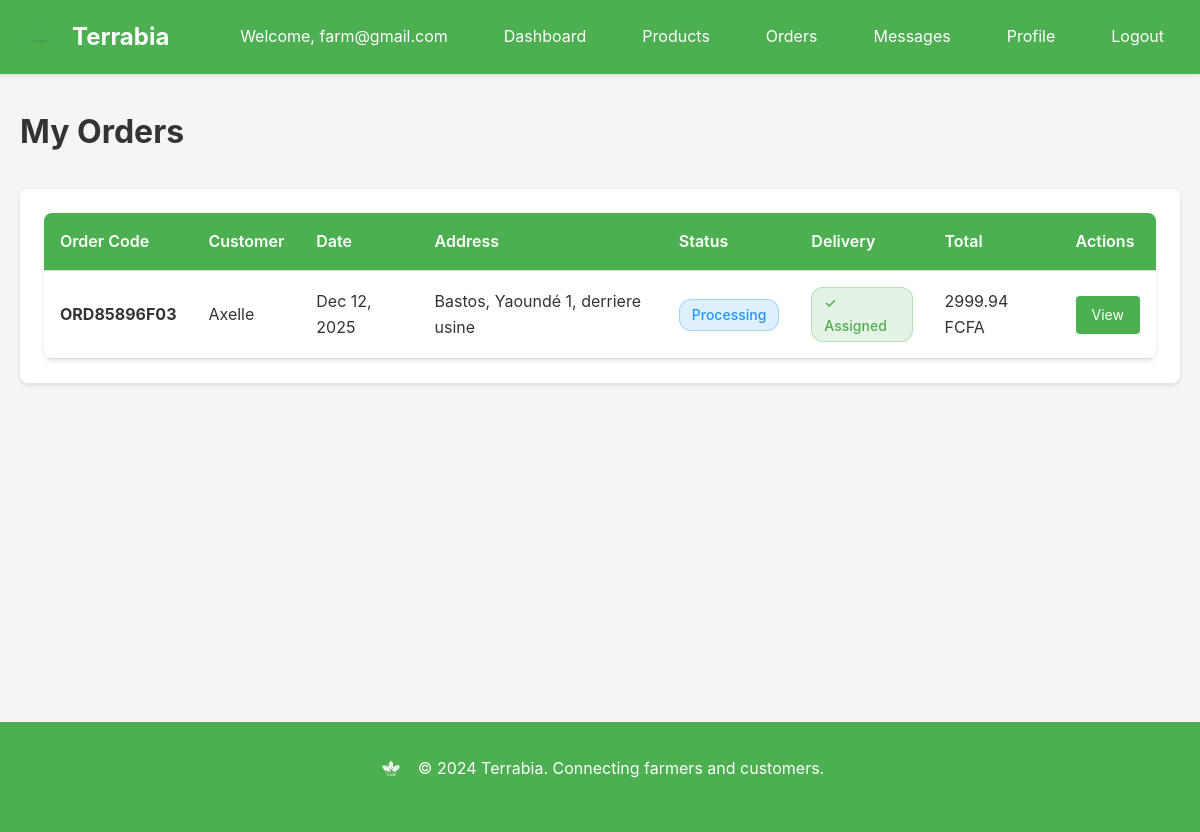
The page /farmer/orders/ (signed in) on the database its author committed.
### accounts/models.py (models this page shows, shortened)
class User(AbstractUser):
    ROLE_CUSTOMER = "customer"
    ROLE_FARMER = "farmer"
    ROLE_ADMIN = "admin"
    ROLE_AGENCY = "delivery_agency"
    ROLE_CHOICES = [
        (ROLE_CUSTOMER, "Customer"),
        (ROLE_FARMER, "Farmer"),
        (ROLE_ADMIN, "Administrator"),
        (ROLE_AGENCY, "Delivery agency"),
    ]
    role = models.CharField(max_length=20, choices=ROLE_CHOICES, null=True, blank=True)

class CustomerProfile(models.Model):
    user = models.OneToOneField(User, on_delete=models.CASCADE, related_name='customer_profile')
    full_name = models.CharField(max_length=120)
    phone = models.CharField(max_length=30)
    street = models.ForeignKey(Street, on_delete=models.SET_NULL, null=True, blank=True, related_name='customers', help_text="Street/neighborhood where the customer is located")
    address_details = models.TextField(blank=True, help_text="Additional address details (house number, building, etc.)")
    created_at = models.DateTimeField(auto_now_add=True)
    updated_at = models.DateTimeField(auto_now=True)

### orders/models.py (models this page shows, shortened)
class Order(models.Model):
    STATUS_PROCESSING = "processing"
    STATUS_SHIPPED = "shipped"
    STATUS_DELIVERED = "delivered"
    STATUS_COMPLETED = "completed"
    STATUS_PENDING = "pending"
    STATUS_CANCELLED = "cancelled"
    STATUS_CHOICES = [
        (STATUS_PENDING, "Pending"),
        (STATUS_PROCESSING, "Processing"),
        (STATUS_SHIPPED, "Shipped"),
        (STATUS_DELIVERED, "Delivered"),
        (STATUS_COMPLETED, "Completed"),
        (STATUS_CANCELLED, "Cancelled"),
    ]
    customer = models.ForeignKey(CustomerProfile, on_delete=models.CASCADE, related_name='orders')
    code = models.CharField(max_length=20, unique=True, editable=False)
    status = models.CharField(max_length=20, choices=STATUS_CHOICES, default=STATUS_PROCESSING)
    delivery_coverage_area = models.ForeignKey(CoverageArea, on_delete=models.SET_NULL, null=True, blank=True, related_name='orders')
    delivery_street = models.ForeignKey(Street, on_delete=models.SET_NULL, null=True, blank=True, related_name='orders')
    delivery_address_details = models.TextField(blank=True, help_text="Additional delivery address details")
    delivery_address = models.TextField(blank=True)
    total_amount = models.DecimalField(max_digits=12, decimal_places=2)
    @property
    def formatted_delivery_address(self):
        parts = []
        if self.delivery_street:
            parts.append(self.delivery_street.name)
        if self.delivery_coverage_area:
            parts.append(self.delivery_coverage_area.name)
        if self.delivery_address_details:
            parts.append(self.delivery_address_details)
        if parts:
            return ", ".join(parts)
        return self.delivery_address if self.delivery_address else "Address not set"
    payment_method = models.CharField(max_length=50, blank=True)
    payment_status = models.CharField(max_length=20, default='pending', choices=[
        ('pending', 'Pending'),
        ('received', 'Received'),
        ('failed', 'Failed'),
        ('refunded', 'Refunded'),
    ])
    payment_confirmed_at = models.DateTimeField(null=True, blank=True, help_text="When admin confirmed payment was received")
    payment_confirmed_by = models.ForeignKey('accounts.User', on_delete=models.SET_NULL, null=True, blank=True, related_name='confirmed_payments', help_text="Admin who confirmed the payment")
    created_at = models.DateTimeField(auto_now_add=True)
    updated_at = models.DateTimeField(auto_now=True)
    PAYMENT_METHOD_CHOICES = [
        ('orange_money', 'Orange Money'),
        ('mtn_money', 'MTN Mobile Money'),
        ('bank_card', 'Bank Card'),
    ]
    class Meta:
        ordering = ['-created_at']

### accounts/location_models.py (models this page shows, shortened)
class Street(models.Model):
    name = models.CharField(max_length=100)
    coverage_area = models.ForeignKey(CoverageArea, on_delete=models.CASCADE, related_name='streets')
    created_at = models.DateTimeField(auto_now_add=True)
    class Meta:
        unique_together = ['name', 'coverage_area']
        ordering = ['name']

class CoverageArea(models.Model):
    name = models.CharField(max_length=100, unique=True)
    code = models.CharField(max_length=20, unique=True)  # YAOUNDE_1, YAOUNDE_2, etc.
    created_at = models.DateTimeField(auto_now_add=True)
    class Meta:
        verbose_name_plural = "Coverage Areas"
        ordering = ['code']

### marketplace/farmer_views.py (the view)
# urls.py: path('orders/', farmer_views.farmer_orders, name='orders'),
@farmer_required
def farmer_orders(request):
    try:
        farmer = request.user.farmer_profile
    except FarmerProfile.DoesNotExist:
        messages.error(request, "Farmer profile not found.")
        return redirect('accounts:login')
    orders = Order.objects.filter(
        items__farmer=farmer
    ).distinct().order_by('-created_at')
    orders_with_delivery = []
    for order in orders:
        delivery = None
        has_delivery_agency = False
        try:
            delivery = order.delivery
            has_delivery_agency = delivery.agency is not None if delivery else False
        except:
            pass
        orders_with_delivery.append({
            'order': order,
            'has_delivery_agency': has_delivery_agency,
            'delivery': delivery,
        })
    return render(request, 'marketplace/farmer_orders.html', {'orders_data': orders_with_delivery})

### templates/marketplace/farmer_orders.html (shortened to what this page needs)
{% extends 'base.html' %}
{% block content %}
<div class="container">
    <h1 style="margin-bottom: 2rem;">My Orders</h1>
    {% if orders_data %}
        <div class="card">
            <table class="table">
                <thead>
                    <tr>
                        <th>Order Code</th>
                        <th>Customer</th>
                        <th>Date</th>
                        <th>Address</th>
                        <th>Status</th>
                        <th>Delivery</th>
                        <th>Total</th>
                        <th>Actions</th>
                    </tr>
                </thead>
                <tbody>
                    {% for order_data in orders_data %}
                        {% with order=order_data.order %}
                        <tr>
                            <td><strong>{{ order.code }}</strong></td>
                            <td>{{ order.customer.full_name }}</td>
                            <td>{{ order.created_at|date:"M d, Y" }}</td>
                            <td>{{ order.formatted_delivery_address|truncatewords:5 }}</td>
                            <td>
                                <span class="badge badge-{% if order.status == 'pending' %}pending{% elif order.status == 'processing' %}processing{% elif order.status == 'delivered' %}delivered{% elif order.status == 'completed' %}completed{% elif order.status == 'cancelled' %}cancelled{% else %}info{% endif %}">
                                    {{ order.get_status_display }}
                                </span>
                            </td>
                            <td>
                                {% if order_data.has_delivery_agency %}
                                    <span class="badge badge-success" title="{{ order_data.delivery.agency.agency_name }}">
                                        ✓ Assigned
                                    </span>
                                {% elif order.delivery_coverage_area %}
                                    <span class="badge badge-warning">Not Assigned</span>
                                {% else %}
                                    <span class="badge badge-secondary">N/A</span>
                                {% endif %}
                            </td>
                            <td>{{ order.total_amount }} FCFA</td>
                            <td>
                                <div style="display: flex; gap: 0.5rem; flex-wrap: wrap;">
                                    <a href="{% url 'farmer:order_detail' order.id %}" class="btn btn-primary btn-sm">View</a>
                                </div>
                            </td>
                        </tr>
                        {% endwith %}
                    {% endfor %}
                </tbody>
            </table>
        </div>
    {% else %}
        <div class="empty-state">
            <div class="empty-state-icon">📦</div>
            <h3>No orders yet</h3>
        </div>
    {% endif %}
</div>
{% endblock %}

### templates/base.html (shortened to what this page needs)
<!DOCTYPE html>
<html lang="en">
<head>
    {% load static %}
    <link rel="stylesheet" href="{% static 'css/main.css' %}">
</head>
<body>
    <nav class="navbar">
        <div class="container">
            <div class="nav-brand">
                <a href="{% url 'accounts:landing' %}" style="display: flex; align-items: center; gap: 0.75rem; text-decoration: none; color: var(--white);">
                    <img src="{% static 'images/logo.png' %}" alt="Terrabia Logo" style="height: 40px; width: auto;">
                    <span style="font-size: 1.5rem; font-weight: bold;">Terrabia</span>
                </a>
            </div>
            <div class="nav-menu">
                {% if user.is_authenticated %}
                    <span class="nav-user">Welcome, {{ user.username }}</span>
                    {% if user.role == 'customer' %}
                        <a href="{% url 'customer:home' %}">Home</a>
                        <a href="{% url 'orders:cart' %}">Cart</a>
                        <a href="{% url 'customer:orders' %}">Orders</a>
                        <a href="{% url 'customer:profile' %}">Profile</a>
                    {% elif user.role == 'farmer' %}
                        <a href="{% url 'farmer:dashboard' %}">Dashboard</a>
                        <a href="{% url 'farmer:products' %}">Products</a>
                        <a href="{% url 'farmer:orders' %}">Orders</a>
                        <a href="{% url 'messaging:farmer_messages' %}">Messages</a>
                        <a href="{% url 'farmer:profile' %}">Profile</a>
                    {% elif user.role == 'delivery_agency' %}
                        <a href="{% url 'agency:dashboard' %}">Dashboard</a>
                        <a href="{% url 'agency:deliveries' %}">Deliveries</a>
                        <a href="{% url 'messaging:agency_messages' %}">Messages</a>
                        <a href="{% url 'agency:profile' %}">Profile</a>
                    {% elif user.role == 'admin' %}
                        <a href="{% url 'platform_admin:dashboard' %}">Dashboard</a>
                        <a href="{% url 'platform_admin:users' %}">Users</a>
                        <a href="{% url 'platform_admin:agencies' %}">Agencies</a>
                        <a href="{% url 'platform_admin:payments' %}">Payments</a>
                    {% endif %}
                    <a href="{% url 'accounts:logout' %}">Logout</a>
                {% else %}
                    <a href="{% url 'accounts:join' %}">Get Started</a>
                    <a href="{% url 'accounts:login' %}">Sign In</a>
                {% endif %}
            </div>
        </div>
    </nav>
    <main class="main-content">
        {% block content %}{% endblock %}
    </main>
    <footer class="footer">
        <div class="container">
            <div style="display: flex; align-items: center; justify-content: center; gap: 0.75rem; margin-bottom: 1rem;">
                <img src="{% static 'images/logo.png' %}" alt="Terrabia Logo" style="height: 30px; width: auto; filter: brightness(0) invert(1);">
                <p style="margin: 0;">&copy; 2024 Terrabia. Connecting farmers and customers.</p>
            </div>
        </div>
    </footer>
</body>
</html>

### static/css/main.css (style rules this page uses)
* { margin: 0; padding: 0; box-sizing: border-box; }
:root { --terrabia-green: #4CAF50; --primary-color: #4CAF50; --secondary-color: #45a049; --accent-color: #66bb6a; --status-pending: #FF9800; --status-delivered: #4CAF50; --status-processing: #2196F3; --status-cancelled: #F44336; --status-completed: #4CAF50; --metric-sales: #4CAF50; --metric-orders: #2196F3; --metric-in-stock: #FF9800; --metric-out-of-stock: #F44336; --text-color: #333; --text-light: #666; --bg-color: #f5f5f5; --bg-light: #f9f9f9; --white: #ffffff; --border-color: #ddd; --success-color: #4CAF50; --error-color: #F44336; --warning-color: #FF9800; --info-color: #2196F3; }
body { font-family: -apple-system, BlinkMacSystemFont, 'Segoe UI', Roboto, 'Helvetica Neue', Arial, sans-serif; color: var(--text-color); background-color: var(--bg-color); line-height: 1.6; }
.container { max-width: 1200px; margin: 0 auto; padding: 0 20px; }
.navbar { background-color: var(--primary-color); color: var(--white); padding: 1rem 0; box-shadow: 0 2px 4px rgba(0,0,0,0.1); }
.navbar .container { display: flex; justify-content: space-between; align-items: center; }
.nav-brand a { color: var(--white); text-decoration: none; font-size: 1.5rem; font-weight: bold; display: flex; align-items: center; gap: 0.75rem; }
.nav-brand img { height: 40px; width: auto; display: block; }
.nav-menu { display: flex; gap: 1.5rem; align-items: center; }
.nav-menu a { color: var(--white); text-decoration: none; padding: 0.5rem 1rem; border-radius: 4px; transition: background-color 0.3s; }
.nav-user { color: var(--white); margin-right: 1rem; }
.main-content { min-height: calc(100vh - 200px); padding: 2rem 0; }
.card { background: var(--white); border-radius: 8px; padding: 1.5rem; margin-bottom: 1.5rem; box-shadow: 0 2px 4px rgba(0,0,0,0.1); }
.btn { display: inline-block; padding: 0.75rem 1.5rem; border: none; border-radius: 4px; cursor: pointer; text-decoration: none; font-size: 1rem; transition: all 0.3s; text-align: center; }
.btn-primary { background-color: var(--primary-color); color: var(--white); }
.btn-sm { padding: 0.5rem 1rem; font-size: 0.875rem; }
.table { width: 100%; border-collapse: collapse; background: var(--white); border-radius: 8px; overflow: hidden; box-shadow: 0 2px 4px rgba(0,0,0,0.1); }
.table th, .table td { padding: 1rem; text-align: left; border-bottom: 1px solid var(--border-color); }
.table th { background-color: var(--primary-color); color: var(--white); font-weight: 600; }
.footer { background-color: var(--primary-color); color: var(--white); padding: 2rem 0; text-align: center; margin-top: 3rem; }
.badge { display: inline-block; padding: 0.25rem 0.75rem; border-radius: 12px; font-size: 0.875rem; font-weight: 500; }
.badge-success { background-color: rgba(76, 175, 80, 0.15); color: #4CAF50; border: 1px solid rgba(76, 175, 80, 0.3); }
.badge-processing { background-color: rgba(33, 150, 243, 0.15); color: #2196F3; border: 1px solid rgba(33, 150, 243, 0.3); }

### rows shown on the page
User: username "farm@gmail.com"
Order: order.code "ORD85896F03", order.customer.full_name "Axelle", order.created_at "Dec 12, 2025", order.formatted_delivery_address "Bastos, Yaoundé 1, derriere usine", order.status "Processing", order.total_amount "2999.94"
